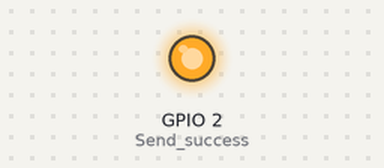
A sketch run on a simulated ESP8266 (NodeMCU). Shown: output pins drawn as LEDs (lit = HIGH). No radio packets arrive unless stated; what the sketch prints to the serial monitor is not drawn.

Above: at 0.5 s.
At 3.1 s:
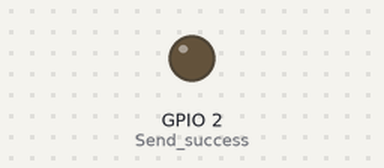
Timing chart, 0 to 6.6 s (numbered marks = the images above):
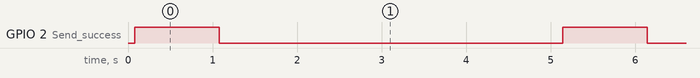

Measured:
- by itself, GPIO 2 (Send_success): alternates HIGH for 1.0 s and LOW for 4.1 s

The sketch:

LoRaSender.ino
```cpp
#include <SPI.h>
#include <LoRa.h>
#include<Arduino.h>
#include <SSD1306.h>


// GPIO5  -- SX1278's SCK serial clock
// GPIO19 -- SX1278's MISO
// GPIO27 -- SX1278's MOSI
// GPIO18 -- SX1278's CS chip select
// GPIO14 -- SX1278's RESET
// GPIO26 -- SX1278's IRQ(Interrupt Request)

//For the SX127x/RFM9x LoRa transceiver use:
//RST: 14, NSS: 18, SCK: 5, MOSI: 27, MISO: 19, DIO0: 26, DIO1: 33, DIO2: 32
//(DIO0 is called IRQ in several pinout diagrams and DIO1 and DIO2 are not mentioned).
//For the SSD1306 OLED display use (note: the I2C pins are non-standard):
//SCL: 15, SDA: 4, RST: 16


#define SS      18
#define RST     14
#define DI0     26
#define BAND    868E6  //915E6 -- 这里的模式选择中，检查一下是否可在中国实用915这个频段

int counter = 0;

void setup() {
  pinMode(2, OUTPUT); //Send success, LED will bright 1 second

  Serial.begin(115200);
  while (!Serial); //If just the the basic function, must connect to a computer

  SPI.begin(5, 19, 27, 18);
  LoRa.setPins(SS, RST, DI0);
  //  Serial.println("LoRa Sender");

  if (!LoRa.begin(BAND)) {
    Serial.println("Starting LoRa failed!");
    while (1);
  }
  Serial.println("LoRa Initial OK!");
}

void loop() {
  Serial.print("Sending packet: ");
  Serial.println(counter);

  // send packet
  LoRa.beginPacket();
  LoRa.print("hello ");
  LoRa.print(counter);
  LoRa.endPacket();

  counter++;
  digitalWrite(2, HIGH);   // turn the LED on (HIGH is the voltage level)
  delay(1000);                       // wait for a second
  digitalWrite(2, LOW);    // turn the LED off by making the voltage LOW
  delay(1000);                       // wait for a second

  delay(3000);
}
```
